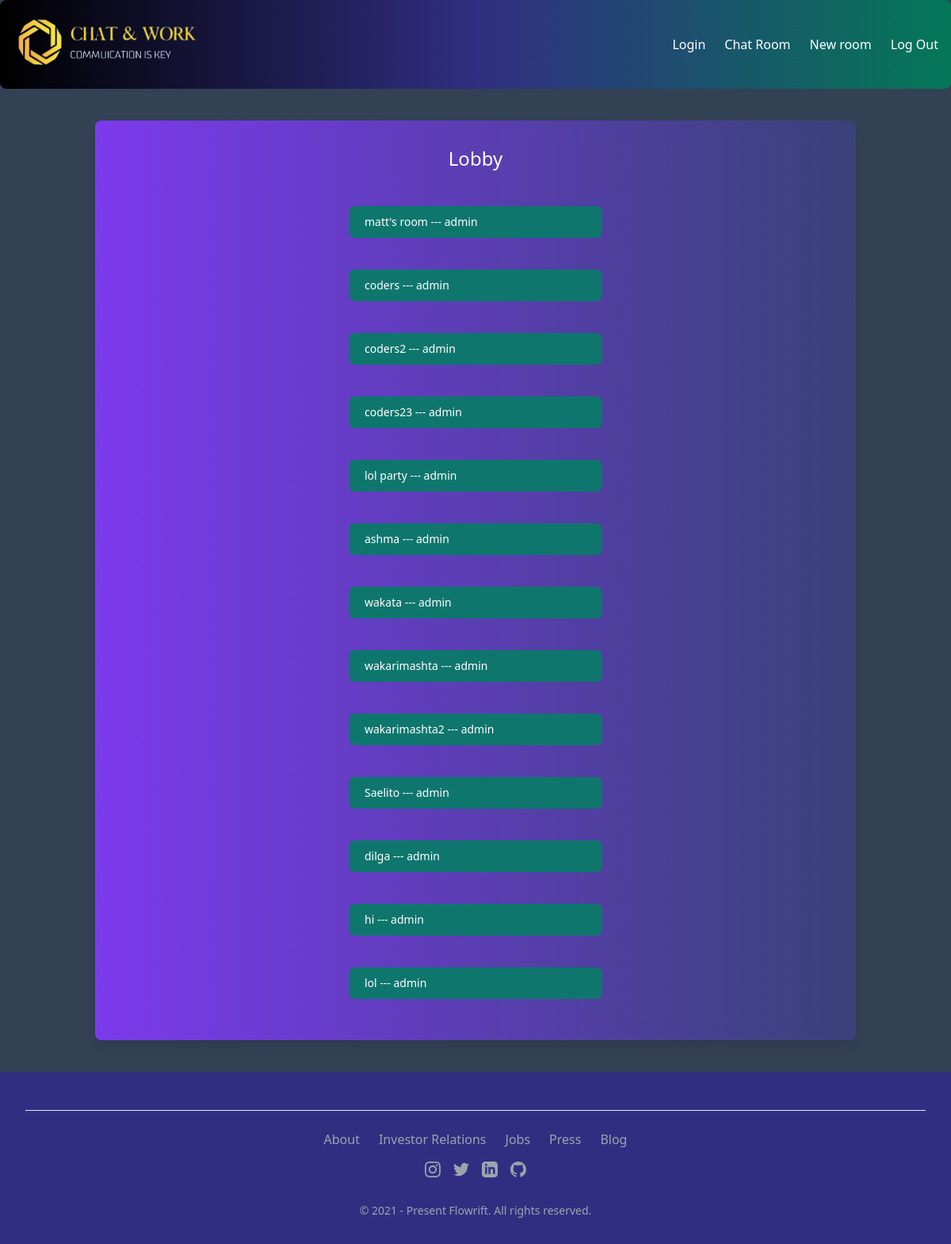
The page /chatrooms/ (signed in) on the database its author committed.
### chat/models.py (models this page shows)
class Room(models.Model):
    name = models.CharField(max_length=100)
    description = models.TextField()
    created_at = models.DateTimeField(auto_now_add=True)
    updated_at = models.DateTimeField(auto_now=True)
    def __str__(self):
        return self.name

### chat/views.py (the view)
# urls.py: path('chatrooms/',views.chat_rooms,name='chatrooms'),
def chat_rooms(request):
    allrooms = Room.objects.all()
    context = {
        'rooms': allrooms
    }
    return render(request, 'chatrooms.html', context)

### templates/chatrooms.html (shortened to what this page needs)
{% load static tailwind_tags %}
<head>
    {% tailwind_css %}
</head>
<body class="bg-slate-700">
    {% include 'navbar.html' %}
    <div class="bg-chat-text bg-cover bg-center bg-no-repeat h-fit w-full ">
        <div class="flex justify-center items-center min-h-fit flex-wrap">
            <div
                class=" bg-gradient-to-r from-violet-600 to-indigo-600/25 flex flex-row justify-center w-4/5 max-w-5xl min-h-96 max-h-full bg-opacity-45 backdrop-filter backdrop-blur-md p-8 shadow-lg rounded-lg my-10">
                <div class="flex flex-col text-white ">
                    <h2 class="text-2xl text-center text-white">Lobby</h2>
                    <br>
                    <ul>
                        {% for room in rooms %}
                        <li class="flex">
                            <a href="{% url 'room' room.name %}"
                                class="text-white bg-teal-700 hover:bg-teal-800 focus:ring-4 focus:ring-blue-300 dark:bg-teal-600 dark:hover:bg-teal-700 focus:outline-none dark:focus:ring-blue-800 font-medium rounded-lg text-sm px-5 py-2.5 my-5 min-w-80">
                                {{room}} --- {{user}} </a>
                        </li>
                        {% endfor %}
                    </ul>
                </div>
            </div>
        </div>
    </div>
    {% include 'footer.html' %}
</body>

### rows shown on the page
Room: name "matt's room"
Room: name "coders"
Room: name "coders2"
Room: name "coders23"
Room: name "lol party"
Room: name "ashma"
Room: name "wakata"
Room: name "wakarimashta"
Room: name "wakarimashta2"
Room: name "Saelito"
Room: name "dilga"
Room: name "hi"
Room: name "lol"

### other values the page prints
{{ user }} "admin"
